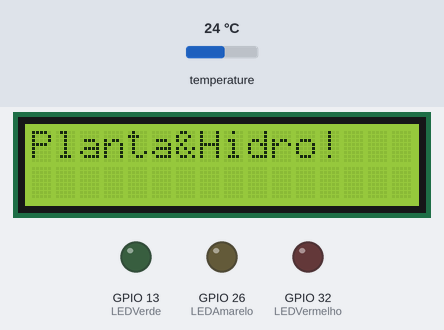
A sketch run on a simulated ESP32. On the bench: 16×2 character LCD, output pins drawn as LEDs (lit = HIGH). Inputs (shaded band) come from the test bench; at power-on: temperature 24 °C. WiFi joins after 1.5 s; servers stay silent unless stated; no MQTT or app messages arrive unless stated; what the sketch prints to the serial monitor is not drawn.

Above: at 0.1 s.
At 4.2 s:
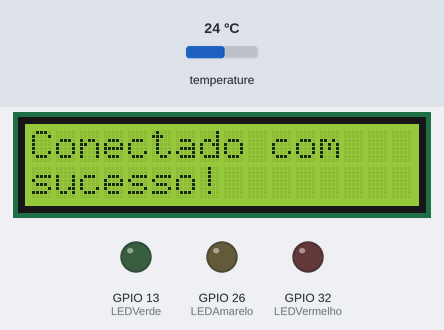
At 7.1 s:
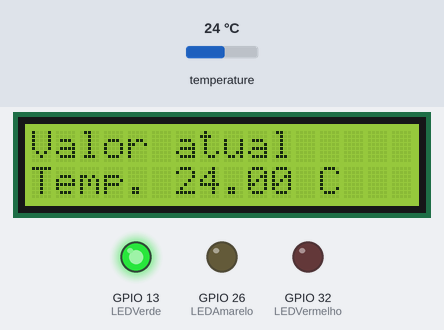
At 12.1 s:
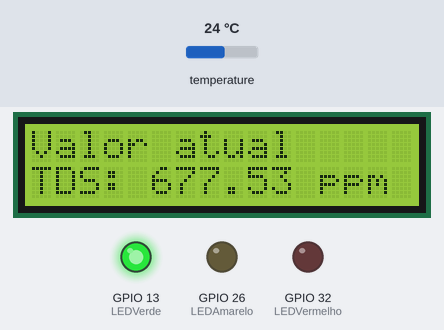
At 17.1 s:
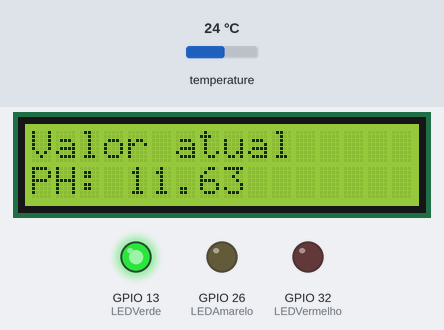
At 22.2 s:
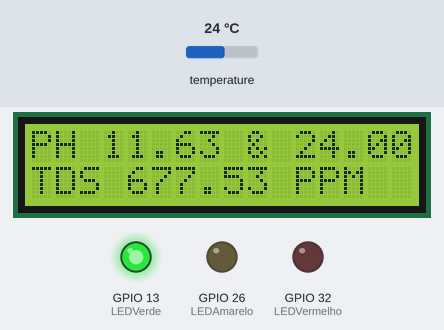
Timing chart, 0 to 23.7 s (numbered marks = the images above):
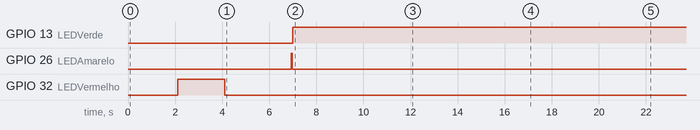

The sketch:

AllSensorsHelixMQTTWIFISimple.ino
```cpp
#include <WiFi.h>
#include <HTTPClient.h>
#include <PubSubClient.h>
#include <OneWire.h>
#include <DallasTemperature.h>
#include <LCD_I2C.h>

#define CONNECTION_TIMEOUT 10
#define TEMPPIN 4
#define PHPIN 35
#define TDSPIN 34
#define VREF 3.3
#define LEDVermelho 32
#define LEDAmarelo 26
#define LEDVerde 13

#define TOPICO_PUBLISH_PH   "/iot/ph001/attrs/ph"
#define TOPICO_PUBLISH_TDS   "/iot/tds001/attrs/tds"
#define TOPICO_PUBLISH_TEMP   "/iot/temp001/attrs/temperature"

#define ID_MQTT  "helix_id_mqtt_esp"

// WiFi Network Configuration
const char *ssid = "****";
const char *password = "****";
const char *hostname = "ESP3232";

// MQTT
const char* BROKER_MQTT = "****"; //URL do broker MQTT que se deseja utilizar
int BROKER_PORT = 1883; // Porta do Broker MQTT

int lcdColumns = 16;
int lcdRows = 2;

float phValue;
float tdsValue;
float phRead = 0;
float tdsSensorRead = 0;
float temperature = 0;

WiFiClient espClient; // Cria o objeto espClient
PubSubClient MQTT(espClient); // Instancia o Cliente MQTT passando o objeto espClient

OneWire oneWire(TEMPPIN);
DallasTemperature sensors(&oneWire);

LCD_I2C lcd(0x27, lcdColumns, lcdRows);

void initWifi()
{
  lcd.clear();
  lcd.setCursor(0, 0);
  lcd.print("Conectando...");
  lcd.setCursor(0,1);
  lcd.print("WIFI!");

  digitalWrite(LEDVermelho, HIGH);
  if (WiFi.status() == WL_CONNECTED)
  {
    digitalWrite(LEDVermelho, LOW);
    return;
  }

  WiFi.mode(WIFI_STA);
  WiFi.setHostname(hostname);
  WiFi.begin(ssid, password);
  int timeout_counter = 0;

  Serial.print("Connecting to WiFi ..");
  while (WiFi.status() != WL_CONNECTED)
  {
    Serial.print(".");
    digitalWrite(LEDVermelho, HIGH);
    delay(2000);

    timeout_counter++;
    if(timeout_counter >= CONNECTION_TIMEOUT){
      ESP.restart();
    }
  }
  Serial.print("[WIFI] Connected: ");
  Serial.println(WiFi.localIP());
  digitalWrite(LEDVermelho, LOW);
  lcd.clear();
  lcd.setCursor(0, 0);
  lcd.print("Conectado com");
  lcd.setCursor(0,1);
  lcd.print("sucesso!");
}

void mqtt_callback(char* topic, byte* payload, unsigned int length)
{
  String msg;
  for(int i = 0; i < length; i++)
  {
    char c = (char)payload[i];
    msg += c;
  }

  Serial.print("mqtt_callback MSG: ");
  Serial.println(msg);
}

void initMQTT()
{
  MQTT.setServer(BROKER_MQTT, BROKER_PORT);  //informa qual broker e porta deve ser conectado
  MQTT.setCallback(mqtt_callback);  //atribui função de callback (função chamada quando qualquer informação de um dos tópicos subescritos chega)
}

void reconnectMQTT()
{
  while (!MQTT.connected())
  {
    lcd.clear();
    lcd.setCursor(0, 0);
    lcd.print("Conectando...");
    lcd.setCursor(0,1);
    lcd.print("MQTT!");

    digitalWrite(LEDVerde, LOW);
    digitalWrite(LEDAmarelo, HIGH);
    Serial.print("* Tentando se conectar ao Broker MQTT: ");
    Serial.println(BROKER_MQTT);
    if (MQTT.connect(ID_MQTT))
    {
      digitalWrite(LEDAmarelo, LOW);
      Serial.println("Conectado com sucesso ao broker MQTT!");
      lcd.clear();
      lcd.setCursor(0, 0);
      lcd.print("Conectado ao");
      lcd.setCursor(0,1);
      lcd.print("broker MQTT!");
    }
    else
    {
      WiFi.begin(ssid, password);
      Serial.println("Falha ao reconectar no broker. Havera nova tentatica de conexao em 2s.");
      delay(2000);
    }
  }
}

void VerificaConexoesWiFIEMQTT(void)
{
  while (WiFi.status() != WL_CONNECTED)
  {
    digitalWrite(LEDVerde, LOW);
    digitalWrite(LEDVermelho, HIGH);
    lcd.clear();
    lcd.setCursor(0, 0);
    lcd.print("Conectando...");
    lcd.setCursor(0,1);
    lcd.print("WIFI!");
    WiFi.mode(WIFI_STA);
    WiFi.setHostname(hostname);
    WiFi.begin(ssid, password);
  }
  digitalWrite(LEDVermelho, LOW);

  if (!MQTT.connected())
    reconnectMQTT(); //se não há conexão com o Broker, a conexão é refeita

  digitalWrite(LEDAmarelo, LOW);
  digitalWrite(LEDVerde, HIGH);
}

void TEMPSENSOR() {
  char buffer[20];
  sensors.requestTemperatures();
  temperature = sensors.getTempCByIndex(0);

  Serial.print("Temperatura: ");
  Serial.println(temperature);

  VerificaConexoesWiFIEMQTT();

  MQTT.publish(TOPICO_PUBLISH_TEMP, dtostrf(temperature, 2, 2, buffer));

  lcd.clear();
  lcd.setCursor(0, 0);
  lcd.print("Valor atual");
  lcd.setCursor(0,1);
  lcd.print("Temp. " + String(temperature) + " C");
}

void PHSENSOR() {
  char buffer[20];
  phRead = analogRead(PHPIN);

  float volt = (float)phRead*5.0/1024/6;
  phValue = 7 + ((2.5 - volt) / 0.18);

  Serial.print("PH: ");
  Serial.println(phValue);

  VerificaConexoesWiFIEMQTT();

  MQTT.publish(TOPICO_PUBLISH_PH, dtostrf(phValue, 2, 2, buffer));

  lcd.clear();
  lcd.setCursor(0, 0);
  lcd.print("Valor atual");
  lcd.setCursor(0,1);
  lcd.print("PH: " + String(phValue));
}

void TDSSENSOR() {
  char buffer[20];
  tdsSensorRead = analogRead(TDSPIN);

  float voltage = tdsSensorRead * (float)VREF / 4096.0;
  float compensationCoefficient = 1.0+0.02*(temperature-25.0);
  float compensationVoltage = voltage/compensationCoefficient;
  tdsValue = (133.42*compensationVoltage*compensationVoltage*compensationVoltage - 255.86*compensationVoltage*compensationVoltage + 857.39*compensationVoltage)*0.5;

  Serial.print("TDS: ");
  Serial.print(tdsValue,0);
  Serial.println(" ppm");

  VerificaConexoesWiFIEMQTT();

  MQTT.publish(TOPICO_PUBLISH_TDS, dtostrf(tdsValue, 2, 2, buffer));

  lcd.clear();
  lcd.setCursor(0, 0);
  lcd.print("Valor atual");
  lcd.setCursor(0,1);
  lcd.print("TDS: " + String(tdsValue) + " ppm");
}

void setup() {
  Serial.begin(115200);

  lcd.begin();
  lcd.backlight();
  lcd.clear();
  lcd.setCursor(0, 0);
  lcd.print("Planta&Hidro!");
  delay(2000);

  pinMode(PHPIN, INPUT);
  pinMode(TDSPIN, INPUT);
  pinMode(LEDVermelho, OUTPUT);
  pinMode(LEDAmarelo, OUTPUT);
  pinMode(LEDVerde, OUTPUT);
  sensors.begin();
  initWifi();
  initMQTT();
  delay(2000);
}

void loop() {
  TEMPSENSOR();
  delay(5000);

  TDSSENSOR();
  delay(5000);

  PHSENSOR();
  delay(5000);

  lcd.clear();
  lcd.setCursor(0, 0);
  lcd.print("PH " + String(phValue) + " & " + String(temperature) + "C");
  lcd.setCursor(0,1);
  lcd.print("TDS " + String(tdsValue) + " PPM");

  // delay(10000);
  delay(360000);
}
```

Measured:
- by itself, GPIO 13 (LEDVerde): LOW → HIGH at 7.0 s
- by itself, GPIO 26 (LEDAmarelo): LOW → HIGH at 6.9 s, → LOW 0.05 s later
- what the display in image 1 shows lasts 2.8 s, from 4.1 s to 6.9 s
- what the display in image 2 shows lasts 5.1 s, from 7.0 s to 12.1 s
